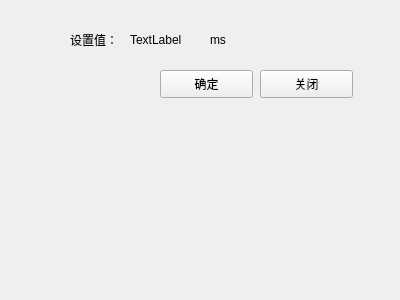
<?xml version="1.0" encoding="UTF-8"?>
<ui version="4.0">
 <class>Form</class>
 <widget class="QWidget" name="Form">
  <property name="geometry">
   <rect>
    <x>0</x>
    <y>0</y>
    <width>400</width>
    <height>300</height>
   </rect>
  </property>
  <property name="windowTitle">
   <string>Form</string>
  </property>
  <widget class="QLabel" name="label">
   <property name="geometry">
    <rect>
     <x>70</x>
     <y>30</y>
     <width>69</width>
     <height>19</height>
    </rect>
   </property>
   <property name="text">
    <string>设置值：</string>
   </property>
  </widget>
  <widget class="QLabel" name="label_2">
   <property name="geometry">
    <rect>
     <x>130</x>
     <y>30</y>
     <width>69</width>
     <height>19</height>
    </rect>
   </property>
   <property name="text">
    <string>TextLabel</string>
   </property>
  </widget>
  <widget class="QLabel" name="label_3">
   <property name="geometry">
    <rect>
     <x>210</x>
     <y>30</y>
     <width>69</width>
     <height>19</height>
    </rect>
   </property>
   <property name="text">
    <string>ms</string>
   </property>
  </widget>
  <widget class="QPushButton" name="pushButton">
   <property name="geometry">
    <rect>
     <x>160</x>
     <y>70</y>
     <width>93</width>
     <height>28</height>
    </rect>
   </property>
   <property name="text">
    <string>确定</string>
   </property>
  </widget>
  <widget class="QPushButton" name="pushButton_2">
   <property name="geometry">
    <rect>
     <x>260</x>
     <y>70</y>
     <width>93</width>
     <height>28</height>
    </rect>
   </property>
   <property name="text">
    <string>关闭</string>
   </property>
  </widget>
 </widget>
 <resources/>
 <connections/>
</ui>
